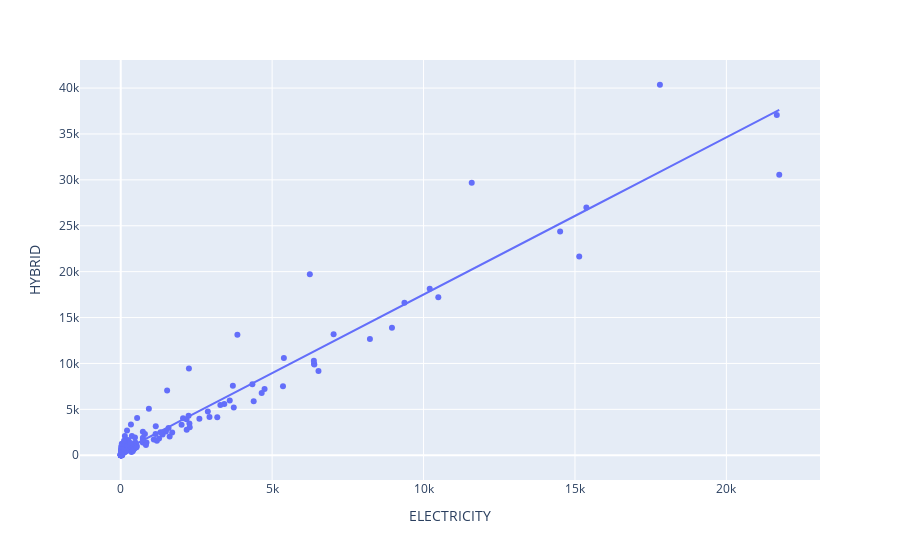

Notebook source saved alongside this figure:
### Code cell
#correlate electricity with hybrid
#color=,
px.scatter(electro_2022, x='ELECTRICITY', y='HYBRID',  trendline='ols', hover_data=[electro_2022.index.get_level_values(0), electro_2022.index.get_level_values(1)])

### Figure 1 — Plotly figure (JSON) as saved in the notebook; plotly's stock layout.template omitted (floating-point values rounded to 4 significant figures; data arrays with more than 128 entries replaced by an {"elided": "..."} marker saying what was removed)
{"data": [{"customdata": {"elided": "171x2 mixed values"}, "hovertemplate": "ELECTRICITY=%{x}<br>HYBRID=%{y}<br>hover_data_0=%{customdata[0]}<br>hover_data_1=%{customdata[1]}<extra></extra>", "legendgroup": "", "marker": {"color": "#636efa", "symbol": "circle"}, "mode": "markers", "name": "", "orientation": "v", "showlegend": false, "type": "scatter", "x": {"elided": "171 int values"}, "xaxis": "x", "y": {"elided": "171 int values"}, "yaxis": "y"}, {"hovertemplate": "<b>OLS trendline</b><br>HYBRID = 1.71257 * ELECTRICITY + 379.69<br>R<sup>2</sup>=0.935465<br><br>ELECTRICITY=%{x}<br>HYBRID=%{y} <b>(trend)</b><extra></extra>", "legendgroup": "", "marker": {"color": "#636efa", "symbol": "circle"}, "mode": "lines", "name": "", "showlegend": false, "type": "scatter", "x": {"elided": "171 int values"}, "xaxis": "x", "y": {"elided": "171 float values"}, "yaxis": "y"}], "layout": {"legend": {"tracegroupgap": 0}, "margin": {"t": 60}, "xaxis": {"anchor": "y", "domain": [0, 1], "title": {"text": "ELECTRICITY"}}, "yaxis": {"anchor": "x", "domain": [0, 1], "title": {"text": "HYBRID"}}}}
